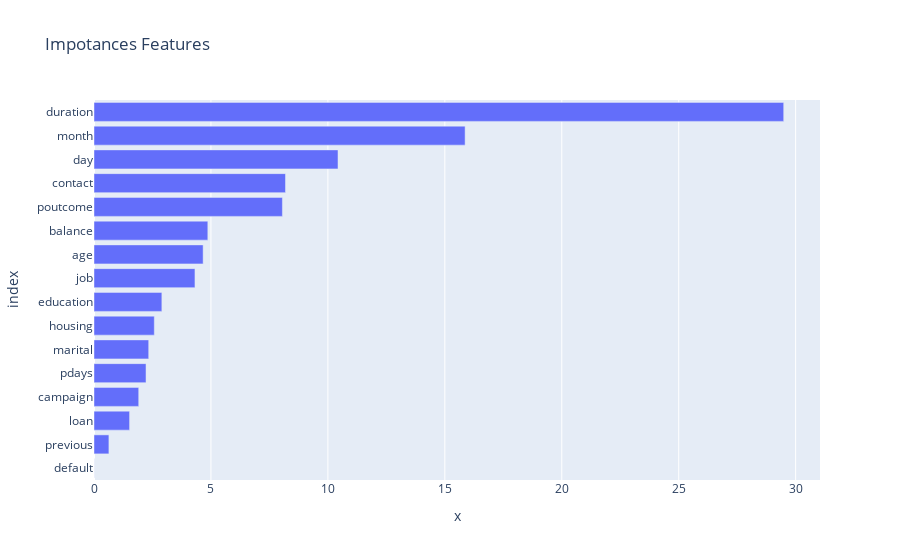

The cell this chart's notebook holds for it:
### Markdown cell above
Оценим наиболее значимые признаки в модели CatBoost

### Code cell
features_importances = pd.Series(
    cbc.feature_importances_, 
    index=cbc.feature_names_
    )
fig = px.bar(features_importances,  
             x=features_importances.values,
             title='Impotances Features'
             )
fig.update_yaxes(categoryorder='total ascending')
fig.show()

### Figure 1 — Plotly figure (JSON) as saved in the notebook; plotly's stock layout.template omitted (floating-point values rounded to 4 significant figures)
{"data": [{"alignmentgroup": "True", "hovertemplate": "x=%{x}<br>index=%{y}<extra></extra>", "legendgroup": "", "marker": {"color": "#636efa", "pattern": {"shape": ""}}, "name": "", "offsetgroup": "", "orientation": "h", "showlegend": false, "textposition": "auto", "type": "bar", "x": [4.666, 4.317, 2.339, 2.901, 0.004242, 4.867, 2.579, 1.521, 8.188, 10.43, 15.87, 29.49, 1.912, 2.224, 0.6376, 8.055], "xaxis": "x", "y": ["age", "job", "marital", "education", "default", "balance", "housing", "loan", "contact", "day", "month", "duration", "campaign", "pdays", "previous", "poutcome"], "yaxis": "y"}], "layout": {"barmode": "relative", "legend": {"tracegroupgap": 0}, "title": {"text": "Impotances Features"}, "xaxis": {"anchor": "y", "domain": [0, 1], "title": {"text": "x"}}, "yaxis": {"anchor": "x", "categoryorder": "total ascending", "domain": [0, 1], "title": {"text": "index"}}}}
